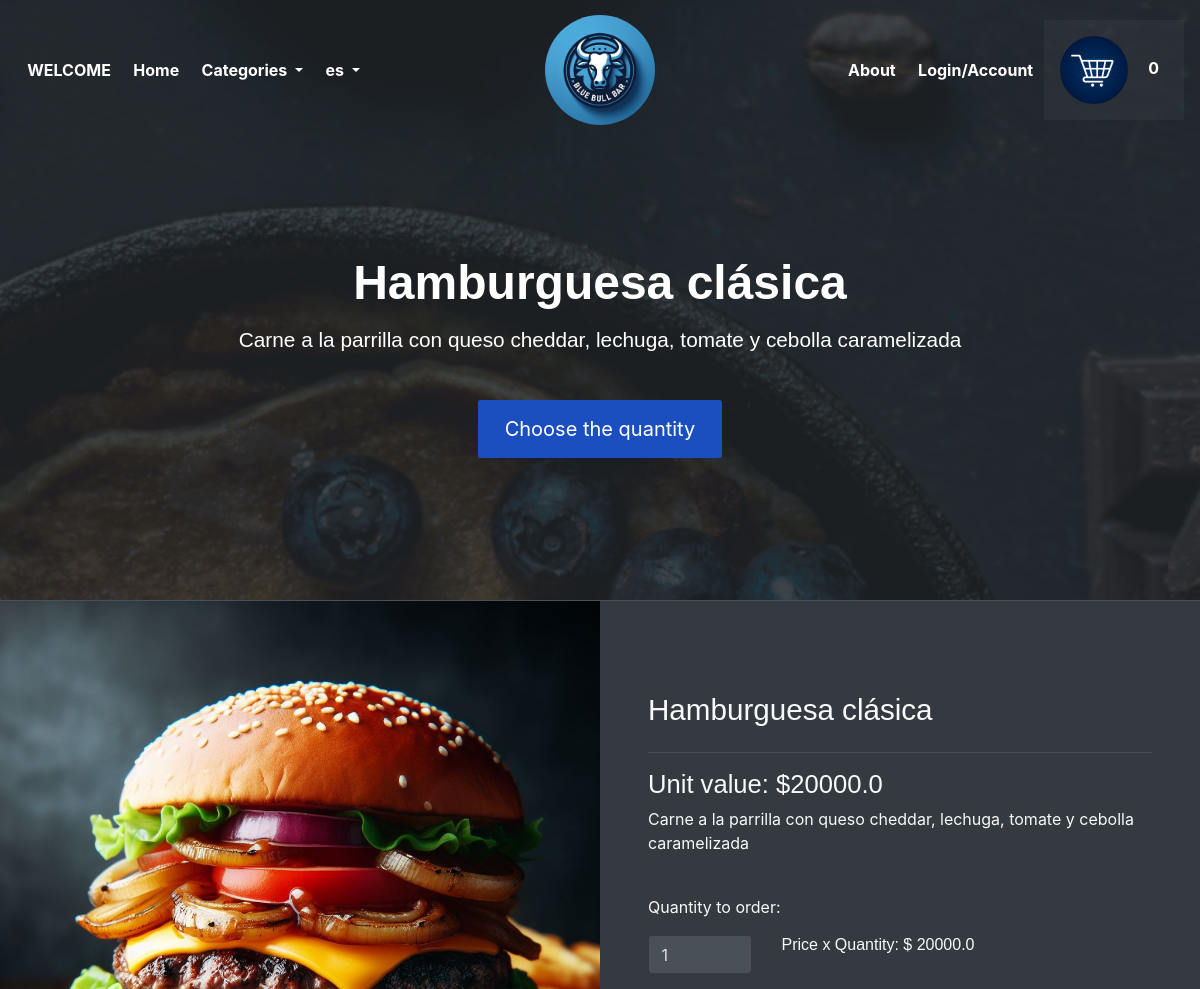
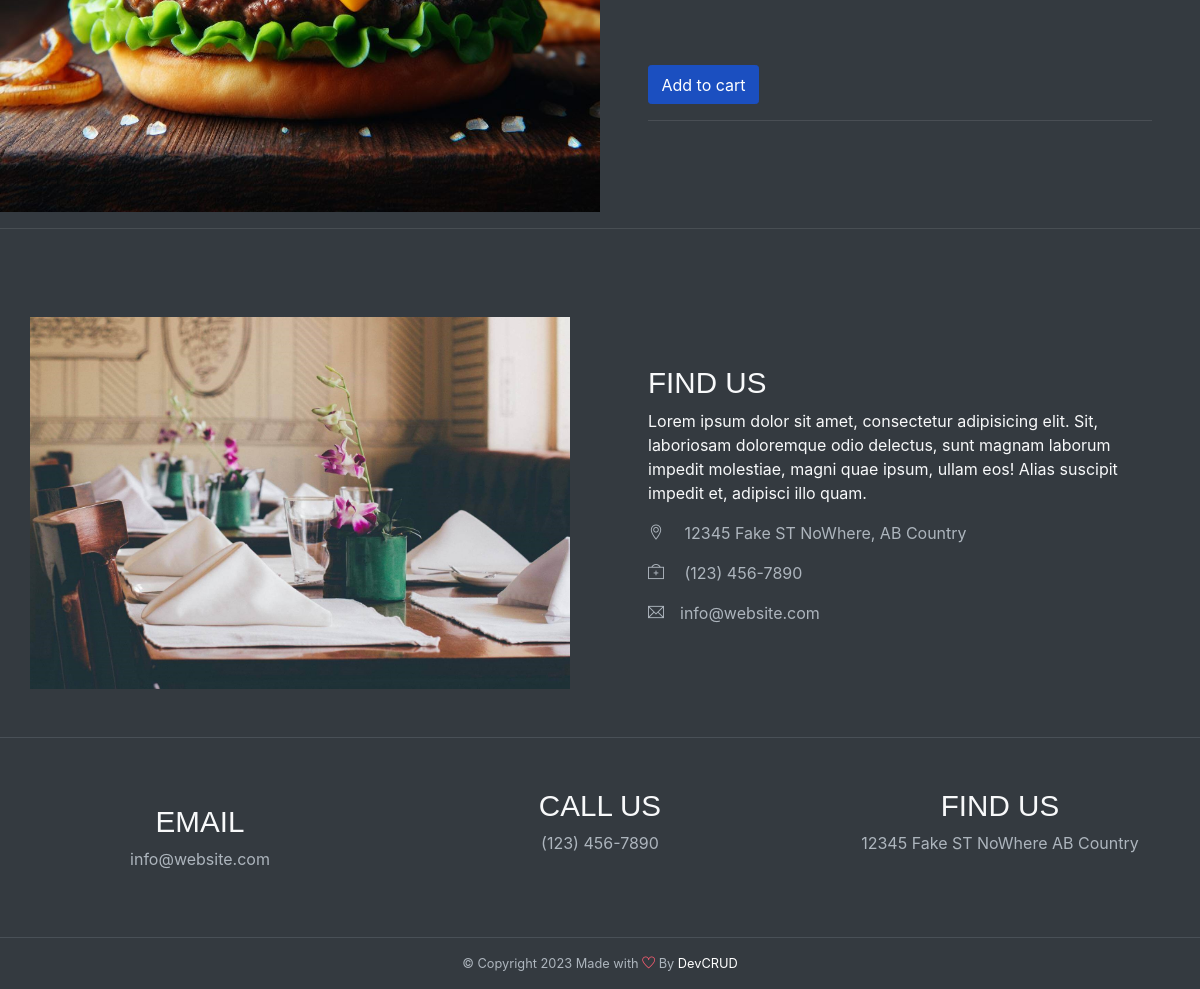
Page /detalles/4 on the committed database (2 pictures, top to bottom).
### tables this page shows
CREATE TABLE Menu (
            id INTEGER PRIMARY KEY,
            nombre TEXT NOT NULL,
            descripcion TEXT,
            precio REAL NOT NULL,
            categoria TEXT NOT NULL,
            imagen TEXT NOT NULL
        );

### app/inicio/routes.py (the view)
@inicio_bp.route('/detalles/<id>')
def detalles(id):
    try:
        id=int(id)
        item_menu=obtener_por_id(id)
        print(item_menu)
        cart=obtener_carrito()
        usuario=None
        if 'email' in session:
            email_usuario=session['email']
            usuario=obtener_por_email(email_usuario)
        return render_template('detalles.html', usuario=usuario, item_menu=item_menu, total_items_cart=cart.total_items())
    except:
        abort(400)

### app/__init__.py (called while the page is built)
def get_locale():
    return session.get('language', request.accept_languages.best_match(app.config['LANGUAGES']))

### app/models/cart.py (called while the page is built)
    def total_items(self):
        total=0
        for item in self.items:
            total+=item.cantidad
        return total

    def to_dict(self):
        return {
            'items': [
                {
                    'item_id': item.item_id,
                    'cantidad': item.cantidad,
                    'precio_cantidad': item.precio_cantidad
                }
                for item in self.items
            ]
        }

### app/models/menu.py (called while the page is built)
    def __str__(self):
        return f"{self.id}:{self.nombre}"

### app/services/cart.py (called while the page is built)
def obtener_carrito():
    if 'cart' not in session:
        cart = Cart()
        session['cart'] = cart.to_dict()
    else:
        cart = Cart.from_dict(session['cart'])
    return cart

### app/services/menu_service.py (called while the page is built)
def obtener_por_id(id):
    db_path = current_app.config['DATABASE_URI'].replace('sqlite:///', '')
    conn = sqlite3.connect(db_path)
    cursor = conn.cursor()
    cursor.execute("SELECT * FROM Menu WHERE id = ?", (id,))
    row = cursor.fetchone()
    if row:
        item = MenuItem(*row)
    else:
        item = None
    conn.close()
    return item

### app/inicio/templates/detalles.html (shortened to what this page needs)
{% extends "base.html"%}
{% block content %}
<header id="home" class="header">
    <div class="overlay text-white text-center">
        <br><br><br><br>
        <h1 class=" font-weight-bold my-3">{{item_menu.nombre}}</h1>
        <h5 class="mb-5">{{item_menu.descripcion}}</h5>
        <a class="btn btn-lg btn-primary" href="#cart">{{_('Choose the quantity')}}</a>
    </div>
</header>
<div id="cart" class="container-fluid bg-dark text-light border-top wow fadeIn">
    <div class="row">
        <div class="col-md-6 px-0">
            {% if item_menu.imagen.startswith('http') %}
            <img src="{{ item_menu.imagen }}" alt="template by DevCRID http://www.devcrud.com/"
                class="rounded-0 card-img-top mg-responsive">
            {% else %}
            <img src="{{ url_for('static', filename='img/menu/' + item_menu.imagen) }}"
                alt="template by DevCRID http://www.devcrud.com/" class="rounded-0 card-img-top mg-responsive">
            {% endif %}
        </div>
        <div class="col-md-6 px-5 has-height-lg middle-items mt-3">
            <h3>{{item_menu.nombre}}</h3>
            <hr>
            <h4>{{_('Unit value')}}: ${{item_menu.precio}}</h4>
            <p>{{item_menu.descripcion}}</p>
            <br>
            <form action="{{ url_for('cart.agregar_item',id_item=item_menu.id)}}" method="post">
                <label for="cantidad">{{_('Quantity to order')}}:</label>
                <div class="row">
                    <div class="col-sm-6 col-md-3 col-xs-12 my-2">
                        <input type="number" id="cantidad" name="cantidad" value="1" min="1" max="" class="form-control"
                            oninput="actualizar_precio()">
                    </div>
                    <div class="col-sm-6 col-md-6 col-xs-6 my-2">
                        <h6>{{('Price x Quantity')}}: $ <span id="precio_total">{{item_menu.precio}}</span></h6>
                    </div>
                </div>
                <br>
                <input type="number" id="precio" hidden name="precio" value="{{item_menu.precio}}"><br>
                    value="{{item_menu.precio}}"><br>
                <button id="agregar" type="submit" class="btn btn-primary">{{_('Add to cart')}}</button>
            </form>
            <hr>
        </div>
    </div>
</div>
<hr>
{% endblock %}

### rows in the picture
Menu: nombre "Hamburguesa clásica", descripcion "Carne a la parrilla con queso cheddar, lechuga, tomate y cebolla caramelizada", imagen (picture), precio "20000.0"

### other values in the picture
{{ total_items_cart }} "0"
{{ ('Price x Quantity') }} "Price x Quantity"
